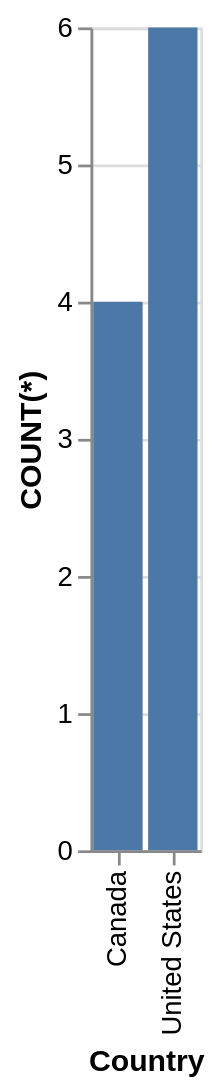

Specify this chart in Vega-Lite:
### Vega-Lite specification from a JSON file in a GitHub repository (floating-point values rounded to 4 significant figures)
{"data": {"values": [{"x_data": "Canada", "y_data": 4}, {"x_data": "United States", "y_data": 6}]}, "mark": "bar", "encoding": {"x": {"field": "x_data", "type": "nominal", "title": "Country", "sort": {"op": "sum", "field": "y_data", "order": "ascending"}}, "y": {"field": "y_data", "type": "quantitative", "title": "COUNT(*)"}}}
